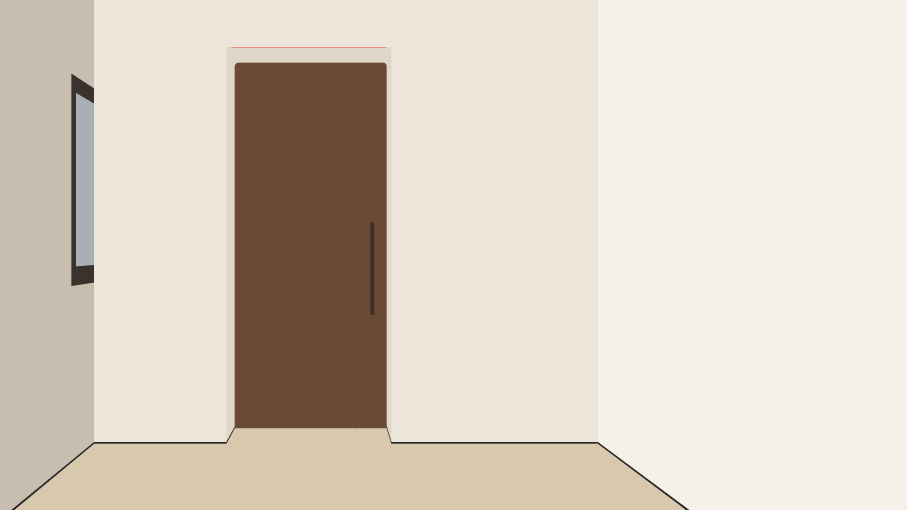
#> input picture assets/blockout/house/framing/wm-door-2026-11-14/D0-closed-id.png, 2720 x 1530 px (shown at 1/3 size)
$ python -i lock_d0.py   (imports and definitions only)
#> lines starting #> are read from the running program, lines starting #| are printed output that depends on the picture
#!/usr/bin/env python3
"""
lock_d0.py: the D0 still against its clay, render-agent, 2026-11-14 (briefs/wm-door-clay-and-d0-still-2026-11-14.md step 3;
motion-agent docs/proposals/wm-arrival-from-door-2026-11-14.md section 2, stills item 1: the leaf's rectangle, the outer opening, the two
corners and the floor line within 2 px). 0 tokens.

The clay's lines come from its id pass (exact model geometry): assets/blockout/house/framing/wm-door-2026-11-14/D0-closed-id.png.
In the image, each named line is found by sampling along it and searching across it for the strongest luminance step (+-SEARCH px).

  python3 lock_d0.py measure <image.png> [--json out.json]
  python3 lock_d0.py warp <image.png> <out.png>        # one smooth warp (x by column, y by row) that puts the named lines on the clay
"""
import json
import sys

import cv2
import numpy as np
from PIL import Image

CLAY_ID = "/home/user/homedesign-app/assets/blockout/house/framing/wm-door-2026-11-14/D0-closed-id.png"
SEARCH = 40
W, H = 2720, 1530


def clay_lines():
    """Named lines in canvas pixels, from the id pass: verticals (x, y0, y1) and horizontals (y, x0, x1)."""
    c = np.asarray(Image.open(CLAY_ID))

    def vstep(row, a, b, lo=0):
        r = c[row]
        for x in range(lo, W - 1):
            if r[x] in a and r[x + 1] in b:
                return x + 1
        return None

    def hstep(col, a, b, lo=0):
        r = c[:, col]
        for y in range(lo, H - 1):
            if r[y] in a and r[y + 1] in b:
                return y + 1
        return None
    rv = 1050                                        # a row below the window, through the door
    lc = vstep(rv, (62,), (61,))
    ol = vstep(rv, (61,), (64,))
    ll = vstep(rv, (64,), (70, 71), lo=ol)
    lr = vstep(rv, (70, 71, 72), (64,), lo=ll + 10)
    orr = vstep(rv, (64,), (61,), lo=lr)
    rc = vstep(rv, (61,), (63,), lo=orr)
    cx = (ol + orr) // 2
    oh = hstep(cx, (61,), (64, 99))
    lt = hstep(cx, (64, 99), (70, 71), lo=oh)
    lb = hstep(cx, (70, 71), (10, 60, 64), lo=lt + 10)
    fl = hstep(1500, (61, 66), (60,), lo=1000)
    fl2 = hstep(400, (61, 66), (60,), lo=1000)
    V = {"left corner (X 3.95 / Y 9.60)": (lc, 700, 1150), "outer opening, left (Y 8.80)": (ol, 200, 1150),
         "leaf, left": (ll, 300, 1150), "leaf, right": (lr, 300, 1150), "outer opening, right (Y 7.80)": (orr, 200, 1150),
         "right corner (X 3.95 / Y 6.55)": (rc, 200, 1100)}
    Hh = {"outer opening, head (Z 2.40)": (oh, ol + 40, orr - 40), "leaf, top": (lt, ll + 40, lr - 40), "leaf, bottom": (lb, ll + 40, lr - 40),
          "floor line, door wall left of the door": (fl2, lc + 40, ol - 40), "floor line, door wall right of the door": (fl, orr + 40, rc - 40)}
    return V, Hh


def lum(img):
    a = np.asarray(img.convert("RGB")).astype(np.float32)
    return cv2.GaussianBlur(a @ np.array([0.2126, 0.7152, 0.0722], np.float32), (0, 0), 1.0)


CLAY_LIT = "/home/user/homedesign-app/assets/renders/hall/warm-modern/door-2026-11-14/d0-input.png"


def _shift(pa, pb, maxs):
    """Shift s (px) that best aligns profile pb to pa (pb(t + s) ~ pa(t)), by normalised correlation of the absolute derivatives."""
    da, db = np.abs(np.diff(pa)), np.abs(np.diff(pb))
    n = len(da)
    best, bs_ = -2, 0
    sc = {}
    for s in range(-maxs, maxs + 1):
        a = da[maxs:n - maxs]
        b = db[maxs + s:n - maxs + s]
        a0, b0 = a - a.mean(), b - b.mean()
        den = np.sqrt((a0 * a0).sum() * (b0 * b0).sum()) + 1e-9
        c = float((a0 * b0).sum() / den)
        sc[s] = c
        if c > best:
            best, bs_ = c, s
    if -maxs < bs_ < maxs:
        c0, c1, c2 = sc[bs_ - 1], sc[bs_], sc[bs_ + 1]
        den = c0 - 2 * c1 + c2
        sub = 0.0 if abs(den) < 1e-9 else 0.5 * (c0 - c2) / den
    else:
        sub = 0.0
    return bs_ + max(-0.5, min(0.5, sub)), best


def measure(path, ref=CLAY_LIT, half=70, maxs=40, seg=40):
    """Each named line: segments of seg px along it; in each, the across-line luminance profile (+-half px, averaged along the segment)
    of the image is registered to the same profile of the lit clay. Offset = image - clay (px)."""
    L = lum(Image.open(path))
    R = lum(Image.open(ref))
    V, Hh = clay_lines()
    out = {}
    near = lambda n: ("opening" in n or "leaf" in n)          # two edges 14-25 px apart: a narrow window, a short search
    for name, (x, y0, y1) in V.items():
        offs, cs = [], []
        h_, m_ = (12, 9) if near(name) else (half, maxs)
        for y in range(y0, y1 - seg + 1, seg):
            pa = R[y:y + seg, x - h_:x + h_ + 1].mean(0)
            pb = L[y:y + seg, x - h_:x + h_ + 1].mean(0)
            s_, c = _shift(pa, pb, m_)
            if c > 0.5:
                offs.append(s_)
                cs.append(c)
        a = np.array(offs) if offs else np.array([np.nan])
        out[name] = dict(kind="vertical", clay_px=x, median_offset_px=round(float(np.nanmedian(a)), 2), p90_abs_px=round(float(np.nanpercentile(np.abs(a), 90)), 2),
                         n=len(offs), mean_corr=round(float(np.mean(cs)), 3) if cs else None)
    for name, (y, x0, x1) in Hh.items():
        offs, cs = [], []
        h_, m_ = (20, 16) if near(name) else (half, maxs)
        for x in range(x0, x1 - seg + 1, seg):
            pa = R[y - h_:y + h_ + 1, x:x + seg].mean(1)
            pb = L[y - h_:y + h_ + 1, x:x + seg].mean(1)
            s_, c = _shift(pa, pb, m_)
            if c > 0.5:
                offs.append(s_)
                cs.append(c)
        a = np.array(offs) if offs else np.array([np.nan])
        out[name] = dict(kind="horizontal", clay_px=y, median_offset_px=round(float(np.nanmedian(a)), 2), p90_abs_px=round(float(np.nanpercentile(np.abs(a), 90)), 2),
                         n=len(offs), mean_corr=round(float(np.mean(cs)), 3) if cs else None)
    worst = max(abs(v["median_offset_px"]) for v in out.values() if np.isfinite(v["median_offset_px"]))
    return dict(lines=out, worst_median_offset_px=worst, pass_2px=bool(worst <= 2.0),
                method=f"per line, segments of {seg} px; the across-line luminance profile (+-{half} px) of the image registered to the lit clay's "
                       f"(normalised correlation of |d/dx|, +-{maxs} px, sub-pixel); segments with correlation <= 0.5 dropped; offset = image - clay, px at 2720 x 1530")


def warp(path, outp, rep=None):
    """x' (by column) and y' (by row) piecewise-linear maps through the measured lines: a line found at clay+off is moved back to clay.
    Columns and rows keep their order; verticals stay vertical, horizontals stay horizontal."""
    rep = rep or measure(path)
#> in lum, `return cv2.GaussianBlur(a @ np.array([0.2126, 0.7152, 0.0722], np.floa..`:
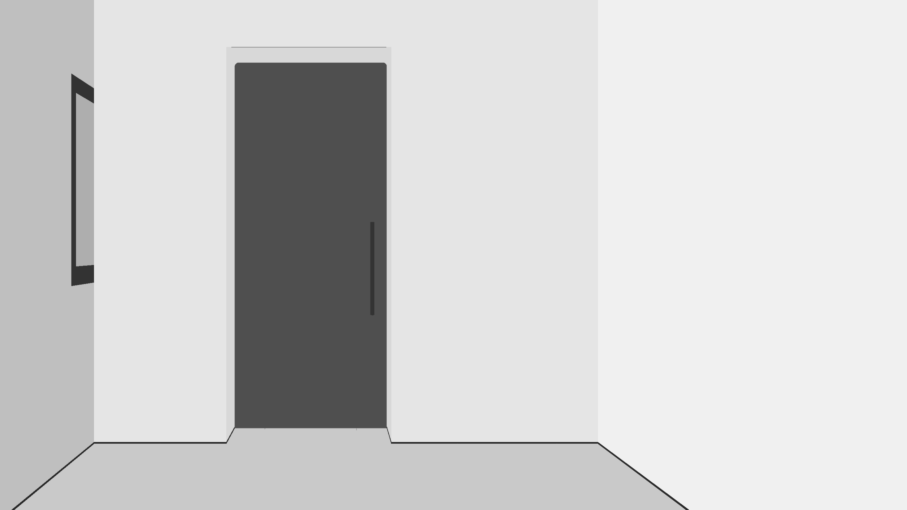
#> returned value: shape (1530, 2720) float32 (shown at 1/3 size); min 40.02, max 240.5, mean 207.7
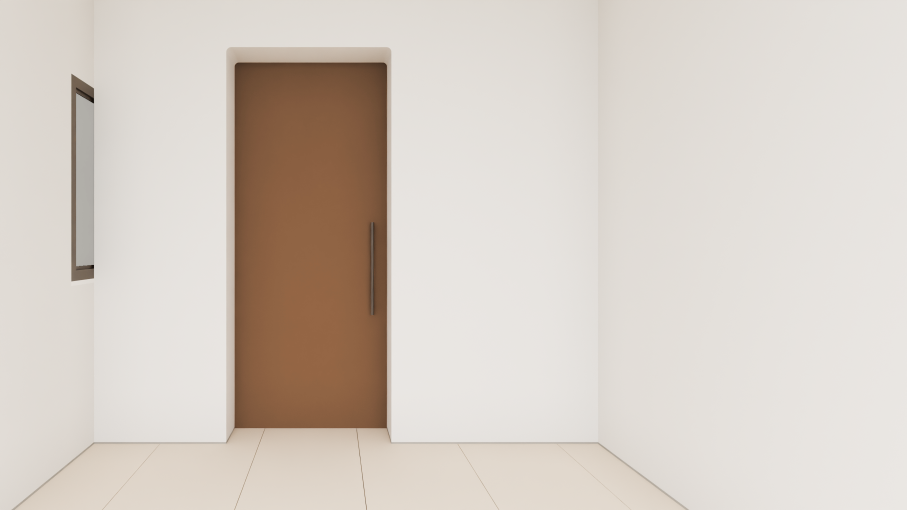
#> input picture assets/renders/hall/warm-modern/door-2026-11-14/d0-input.png, 2720 x 1530 px, found by its file name (shown at 1/3 size)
#> in lum (call 2), `return cv2.GaussianBlur(a @ np.array([0.2126, 0.7152, 0.0722], np.floa..`:
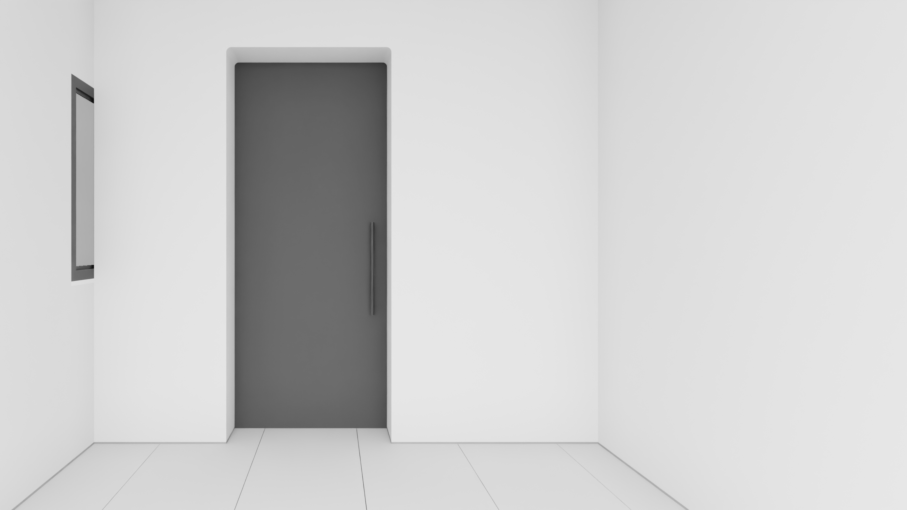
#> returned value: shape (1530, 2720) float32 (shown at 1/3 size); min 14.27, max 232, mean 205.6
#> in clay_lines, `c = np.asarray(Image.open(CLAY_ID))`:
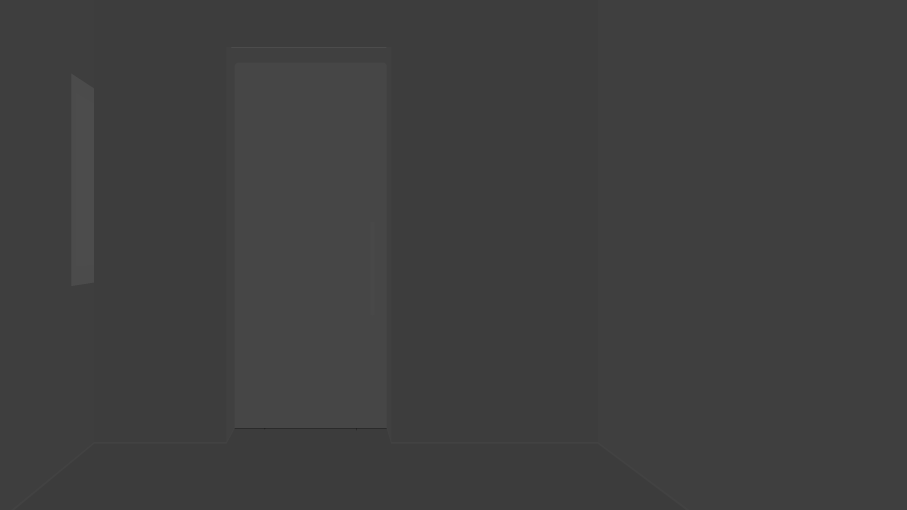
#> c: shape (1530, 2720) (shown at 1/3 size); min 10, max 99, mean 63
#> in vstep, `r = c[row]`: r = 2720 values, max 70 at index 704, min 61 at index 282, mean 63.34
#> in hstep, `r = c[:, col]`: r = 1530 values, max 99 at index 141, min 10 at index 1284, mean 67.37
#> after the loop in measure, `for name, (x, y0, y1) in V.items():`: out = 6 items
#> the loop in measure, `for name, (y, x0, x1) in Hh.items():` made 5 passes
#> after the loop in measure, `for name, (y, x0, x1) in Hh.items():`: out = 11 items
#> in measure, `worst = max(abs(v["median_offset_px"]) for v in out.values() if np.isf..`: worst = 0.83
#> rep = 4 items
    img = np.asarray(Image.open(path).convert("RGB"))
#> img is the input picture: shape (1530, 2720, 3); mean R, G, B 216.9, 206.4, 193.4
    xs_src, xs_dst, ys_src, ys_dst = [0.0, W - 1.0], [0.0, W - 1.0], [0.0, H - 1.0], [0.0, H - 1.0]
    for name, v in rep["lines"].items():
        if v["kind"] == "vertical":
            xs_dst.append(float(v["clay_px"]))
            xs_src.append(float(v["clay_px"] + v["median_offset_px"]))
        elif "floor line" not in name or name.endswith("right of the door"):
            ys_dst.append(float(v["clay_px"]))
            ys_src.append(float(v["clay_px"] + v["median_offset_px"]))
#> this loop made 11 passes
#> name on passes 1 to 11: 'left corner (X 3.95 / Y 9.60)', 'outer opening, left (Y 8.80)', 'leaf, left', 'leaf, right', 'outer opening, right (Y 7.80)', 'right corner (X 3.95 / Y 6.55)', 'outer opening, head (Z 2.40)', 'leaf, top', 'leaf, bottom', 'floor line, door wall left of the door', 'floor line, door wall right of the door'
#> after the loop, xs_dst = [0, 2719, 282, 679, 704, 1160, 1174, 1794]; xs_src = [0, 2719, 281.9, 679.1, 704, 1159.2, 1174, 1794.1]; ys_dst = [0, 1529, 141, 188, 1284, 1331]; ys_src = [0, 1529, 140.8, 188.2, 1284.1, 1330.7]
    ox, oy = np.argsort(xs_dst), np.argsort(ys_dst)
#> ox = [0, 2, 3, 4, 5, 6, 7, 1]; oy = [0, 2, 3, 4, 5, 1]
    xd, xsrc = np.array(xs_dst)[ox], np.array(xs_src)[ox]
#> xd = [0, 282, 679, 704, 1160, 1174, 1794, 2719]; xsrc = [0, 281.9, 679.1, 704, 1159.2, 1174, 1794.1, 2719]
    yd, ysrc = np.array(ys_dst)[oy], np.array(ys_src)[oy]
#> yd = [0, 141, 188, 1284, 1331, 1529]; ysrc = [0, 140.8, 188.2, 1284.1, 1330.7, 1529]
    mapx = np.interp(np.arange(W, dtype=np.float32), xd, xsrc).astype(np.float32)
#> mapx = 2720 values from 0 to 2719
    mapy = np.interp(np.arange(H, dtype=np.float32), yd, ysrc).astype(np.float32)
#> mapy = 1530 values from 0 to 1529
    MX = np.repeat(mapx[None, :], H, 0)
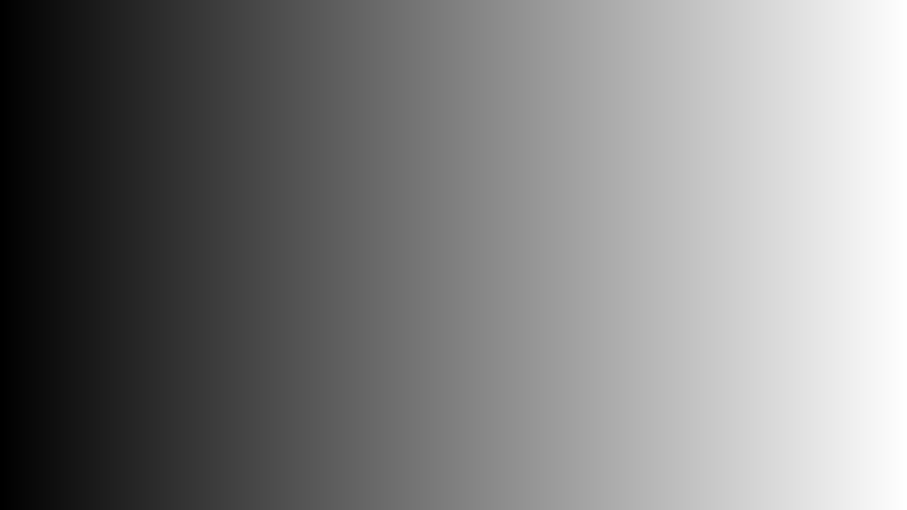
#> MX: shape (1530, 2720) float32 (shown at 1/3 size); min 0, max 2719, mean 1359.4; drawn with min black and max white
    MY = np.repeat(mapy[:, None], W, 1)
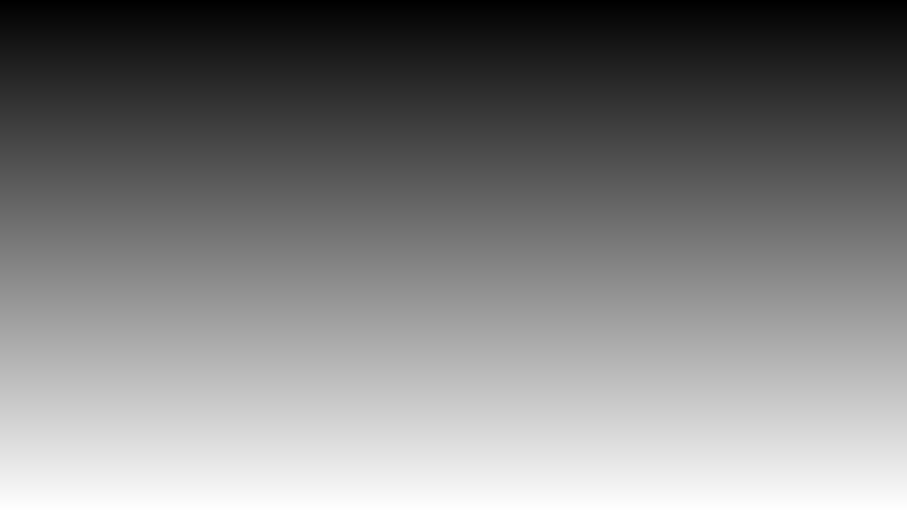
#> MY: shape (1530, 2720) float32 (shown at 1/3 size); min 0, max 1529, mean 764.6; drawn with min black and max white
    out = cv2.remap(img, MX, MY, cv2.INTER_LANCZOS4, borderMode=cv2.BORDER_REPLICATE)
    Image.fromarray(out).save(outp)
    return dict(x_knots_clay_to_image=[[round(a, 1), round(b, 1)] for a, b in zip(xd, xsrc)],
                y_knots_clay_to_image=[[round(a, 1), round(b, 1)] for a, b in zip(yd, ysrc)])


# [9 lines not run here, left out]

>>> result = warp('../../../../blockout/house/framing/wm-door-2026-11-14/D0-closed-id.png', 'out.png')
#> result = {'x_knots_clay_to_image': [[0, 0], [282, 281.8], [679, 679.1], [704, 704], [1160, 1159.2], [1174, 1174], [1794, 1794.1], [2719, 2719]], 'y_knots_clay_to_image': [[0, 0], [141, 140.8], [188, 188.2], [1284, 1284.1], [1331, 1330.7], [1529, 1529]]}
